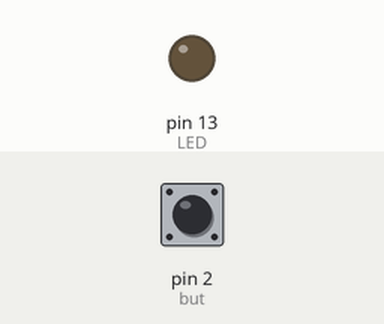
A sketch run on a simulated Arduino Uno, built with avr-gcc and run on an emulated ATmega328P. Shown: output pins drawn as LEDs (lit = HIGH). Inputs (shaded band) come from the test bench; at power-on: pin 2 (but) HIGH.

Above: at 1.2 s.
1.3 s: pin 2 (but) pulled LOW for 0.15 s
At 1.4 s:
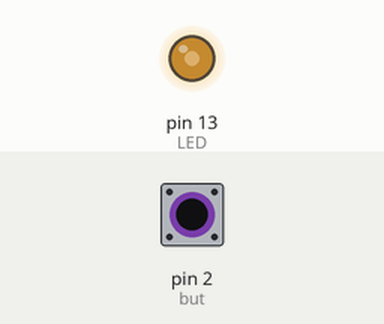
3.0 s: pin 2 (but) pulled LOW for 1 s
At 5.0 s:
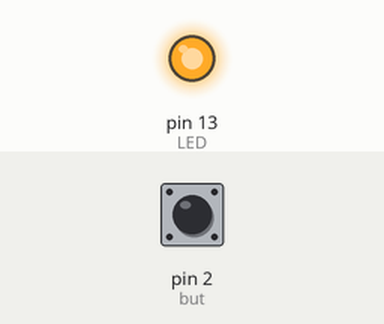
5.5 s: pin 2 (but) pulled LOW for 3.2 s
At 6.2 s:
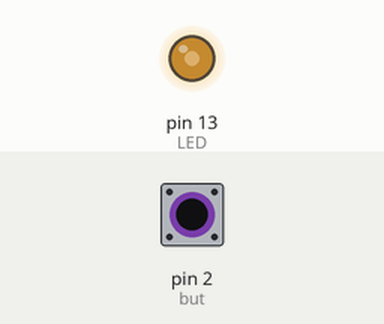
Timing chart, 0 to 10.2 s (numbered marks = the images above; inputs shaded):
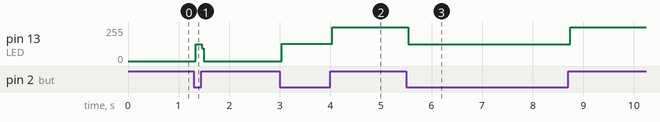

Measured:
- after the input at 1.3 s, pin 13 (LED): 0/255 → 126/255 at once, → 0/255 0.12 s later
- after the input at 3.0 s, pin 13 (LED): 0/255 → 129/255 at once, → 255/255 1.0 s later
- after the input at 5.5 s, pin 13 (LED): 255/255 → 126/255 at once, → 255/255 3.2 s later

The sketch:

switch_button_LED.ino
```cpp
int LED = 13;
int but = 2;
bool lig = false;
void setup() {
  pinMode(but, INPUT_PULLUP);
  pinMode(LED, OUTPUT);

}

void loop() {
  int sensorVal = digitalRead(but);
  if (sensorVal == 0) {
  	lig = !lig;
  }
  if (lig == true){
  	digitalWrite(LED, 1);
  }
  else if (lig == false){
  	digitalWrite(LED, 0);
  }

}
```
